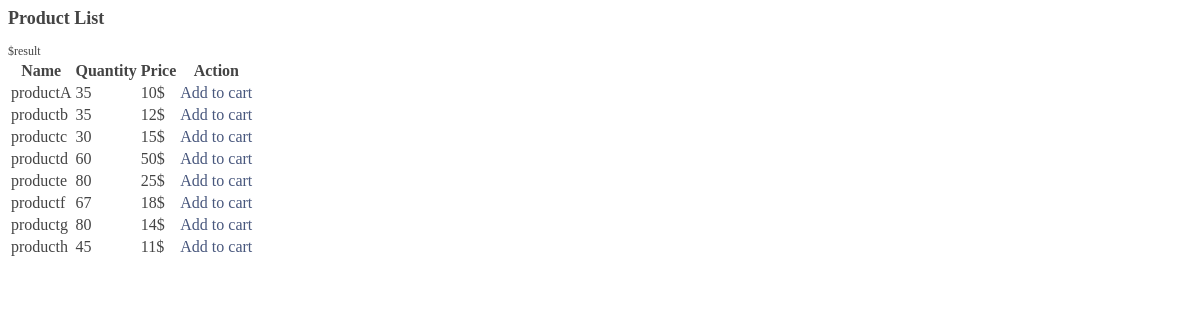
/products.php, run on the app's committed database.
### tables this page shows
CREATE TABLE `products` (
  `productId` int(50) NOT NULL,
  `productName` varchar(200) NOT NULL,
  `quantity` int(65) NOT NULL,
  `price` decimal(65,0) NOT NULL
);

### products.php (the view, shortened to what this page needs)
<h1><link rel="stylesheet" type="text/css" href="style.css"></h1>
    <h1>Product List</h1>
    <table>
        <tr>
            <th>Name</th>
            <th>Quantity</th>
            <th>Price</th>
            <th>Action</th>
        </tr>
        <?php
            $sql="SELECT * FROM products ORDER BY productName ASC";
            $result=mysqli_query($con, $sql);
           while ($row=mysqli_fetch_array($result)) {
        ?>
            <tr>
                <td><?php echo $row['productName'] ?></td>
                <td><?php echo $row['quantity'] ?></td>
                <td><?php echo $row['price'] ?>$</td>
                <td><a href="index.php?page=products&action=add&id=<?php echo $row['productId'] ?>">Add to cart</a></td>
            </tr>
        <?php
           }
        ?>
    </table>

### style.css (style rules this page uses)
a { color: #48577D; text-decoration: none; }
h1, h2 { margin-bottom: 15px }
h1 { font-size: 18px; }

### data on the page
products: productName "productA", quantity "35", price "10"
products: productName "productb", quantity "35", price "12"
products: productName "productc", quantity "30", price "15"
products: productName "productd", quantity "60", price "50"
products: productName "producte", quantity "80", price "25"
products: productName "productf", quantity "67", price "18"
products: productName "productg", quantity "80", price "14"
products: productName "producth", quantity "45", price "11"
